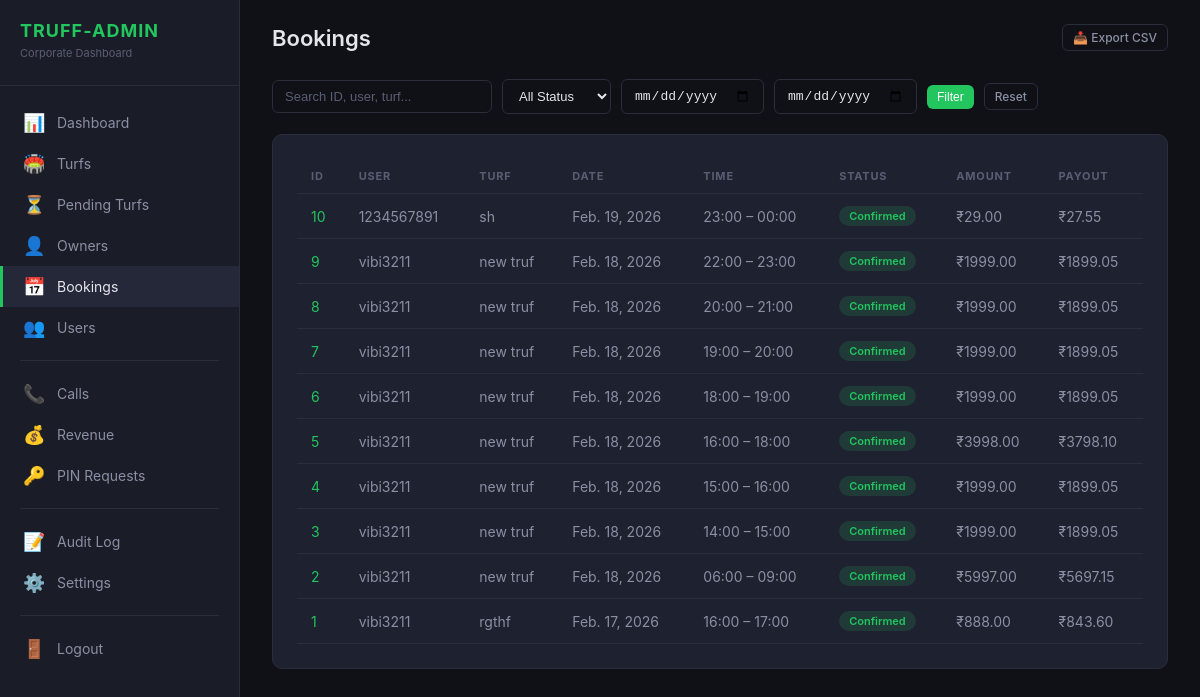
Before: /truff-admin/bookings/ (signed in) with the older database file.
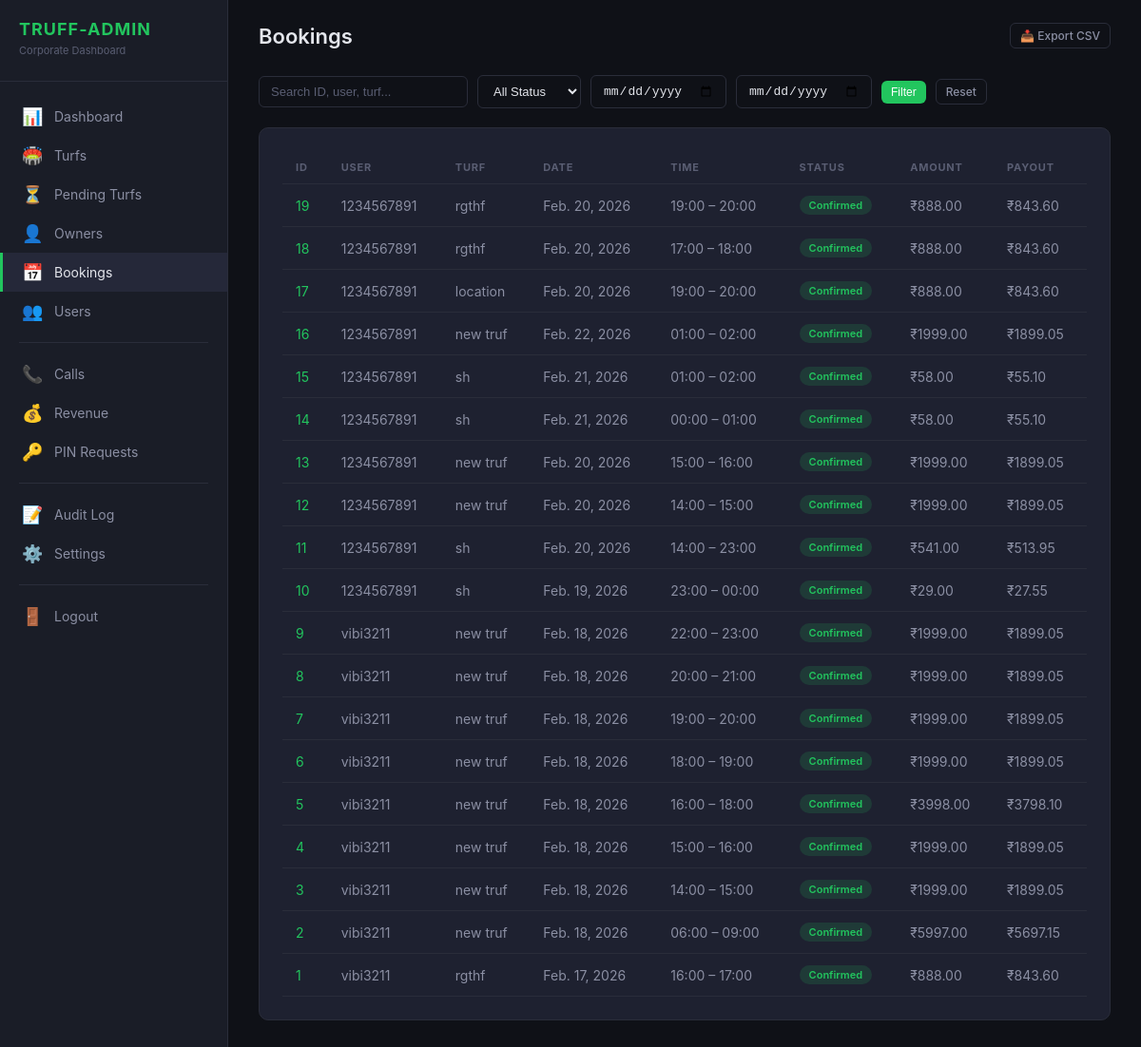
After: the same page with the newer database file.
### bookings/models.py (models this page shows, shortened)
class Booking(models.Model):
    user = models.ForeignKey(
        settings.AUTH_USER_MODEL,
        on_delete=models.CASCADE,
        related_name='bookings',
    )
    turf = models.ForeignKey(
        'turfs.Turf',
        on_delete=models.CASCADE,
        related_name='bookings',
    )
    preview = models.ForeignKey(
        BookingPreview,
        on_delete=models.SET_NULL,
        null=True, blank=True,
        related_name='booking',
    )
    booking_date = models.DateField()
    start_time = models.TimeField()
    end_time = models.TimeField()
    selected_slots = models.JSONField(null=True, blank=True)
    price_per_hour = models.DecimalField(max_digits=10, decimal_places=2, default=Decimal('0.00'))
    total_price = models.DecimalField(max_digits=10, decimal_places=2, default=Decimal('0.00'))
    discount = models.DecimalField(max_digits=10, decimal_places=2, default=Decimal('0.00'))
    final_price = models.DecimalField(max_digits=10, decimal_places=2, default=Decimal('0.00'))
    gst_amount = models.DecimalField(max_digits=10, decimal_places=2, default=Decimal('0.00'))
    commission = models.DecimalField(max_digits=10, decimal_places=2, default=Decimal('0.00'))
    platform_fee = models.DecimalField(max_digits=10, decimal_places=2, default=Decimal('0.00'))
    gst_on_platform_fee = models.DecimalField(max_digits=10, decimal_places=2, default=Decimal('0.00'))
    owner_payout = models.DecimalField(max_digits=10, decimal_places=2, default=Decimal('0.00'))
    payout_status = models.CharField(
        max_length=20,
        choices=PayoutStatus.choices,
        default=PayoutStatus.PENDING,
    )
    is_redeemed = models.BooleanField(default=False)
    credits_used = models.PositiveIntegerField(default=0)
    idempotency_key = models.UUIDField(unique=True, null=True, blank=True)
    booking_status = models.CharField(
        max_length=20,
        choices=BookingStatus.choices,
        default=BookingStatus.PENDING,
    )
    payment_status = models.CharField(
        max_length=20,
        choices=PaymentStatus.choices,
        default=PaymentStatus.PENDING,
    )
    notes = models.TextField(blank=True, null=True)
    cancelled_reason = models.TextField(blank=True, null=True)
    cancelled_at = models.DateTimeField(blank=True, null=True)
    cancelled_by_admin = models.BooleanField(default=False)
    created_at = models.DateTimeField(auto_now_add=True)
    updated_at = models.DateTimeField(auto_now=True)
    class Meta:
        ordering = ['-created_at']
        indexes = [
            models.Index(fields=['user', 'booking_date']),
            models.Index(fields=['turf', 'booking_date']),
            models.Index(fields=['booking_status']),
            models.Index(fields=['idempotency_key']),
        ]

### users/models.py (models this page shows, shortened)
class CustomUser(AbstractUser):
    class UserRole(models.TextChoices):
        USER = 'user', 'Normal User'
        TURF_OWNER = 'turf_owner', 'Turf Owner'
        PLATFORM_ADMIN = 'admin', 'Platform Admin'
    phone_number = models.CharField(max_length=15, blank=True, null=True)
    role = models.CharField(max_length=20, choices=UserRole.choices, default=UserRole.USER)
    profile_picture = models.ImageField(upload_to='profile_pictures/', blank=True, null=True)
    bio = models.TextField(blank=True, null=True)
    is_verified = models.BooleanField(default=False)
    total_bookings = models.PositiveIntegerField(default=0)
    total_credits = models.PositiveIntegerField(default=0)
    used_credits = models.PositiveIntegerField(default=0)
    created_at = models.DateTimeField(auto_now_add=True)
    updated_at = models.DateTimeField(auto_now=True)
    class Meta:
        ordering = ['-created_at']

### turfs/models.py (models this page shows, shortened)
class Turf(models.Model):
    owner = models.ForeignKey(User, on_delete=models.CASCADE, related_name='turfs')
    name = models.CharField(max_length=200)
    description = models.TextField(blank=True, null=True)
    address = models.TextField()
    city = models.CharField(max_length=100)
    state = models.CharField(max_length=100)
    postal_code = models.CharField(max_length=10, blank=True, null=True)
    latitude = models.FloatField()
    longitude = models.FloatField()
    price_per_hour = models.IntegerField(validators=[MinValueValidator(1)])
    max_players = models.IntegerField(default=22, validators=[MinValueValidator(1)])
    status = models.CharField(max_length=20, choices=TurfStatus.choices, default=TurfStatus.PENDING)
    rejection_reason = models.TextField(blank=True, null=True)
    suspend_reason = models.TextField(blank=True, null=True)
    sports = models.ManyToManyField(Sport, related_name='turfs')
    amenities = models.ManyToManyField(Amenity, related_name='turfs')
    rating = models.FloatField(
        default=4.5,
        validators=[MinValueValidator(0.0), MaxValueValidator(5.0)]
    )
    review_count = models.IntegerField(default=0)
    is_active = models.BooleanField(default=False)
    google_maps_share_link = models.URLField(blank=True, null=True)
    created_at = models.DateTimeField(auto_now_add=True)
    updated_at = models.DateTimeField(auto_now=True)
    approved_at = models.DateTimeField(blank=True, null=True)
    approved_by = models.ForeignKey(
        User, on_delete=models.SET_NULL, null=True, blank=True,
        related_name='approved_turfs',
    )
    class Meta:
        ordering = ['-created_at']
        indexes = [
            models.Index(fields=['status', 'is_active']),
            models.Index(fields=['latitude', 'longitude']),
            models.Index(fields=['owner', 'status']),
        ]

### truff_admin_panel/views.py (the view)
# urls.py: path('bookings/', views.BookingListView.as_view(), name='bookings'),
class BookingListView(TruffAdminRequiredMixin, View):
    def get(self, request):
        qs = Booking.objects.select_related('user', 'turf', 'turf__owner').all()
        search = request.GET.get('q', '')
        if search:
            qs = qs.filter(
                Q(id__icontains=search) |
                Q(user__username__icontains=search) |
                Q(turf__name__icontains=search)
            )
        status = request.GET.get('status')
        if status:
            qs = qs.filter(booking_status=status)
        date_from = request.GET.get('date_from')
        if date_from:
            qs = qs.filter(booking_date__gte=date_from)
        date_to = request.GET.get('date_to')
        if date_to:
            qs = qs.filter(booking_date__lte=date_to)
        paginator = Paginator(qs.order_by('-created_at'), 25)
        page = paginator.get_page(request.GET.get('page', 1))
        return render(request, 'truff_admin/bookings_list.html', {
            'page': page,
            'search_query': search,
            'current_status': status or '',
            'date_from': date_from or '',
            'date_to': date_to or '',
            'status_choices': BookingStatus.choices,
        })

### truff_admin_panel/context_processors.py (called while the page is built)
def pending_turf_count(request):
    if not request.user.is_authenticated:
        return {}
    if not (request.user.is_staff or request.user.groups.filter(name='Truff Admin').exists()):
        return {}
    try:
        return {'pending_turf_count': Turf.objects.filter(status=TurfStatus.PENDING).count()}
    except Exception:
        return {'pending_turf_count': 0}

### truff_admin_panel/mixins.py (called while the page is built)
    def test_func(self):
        user = self.request.user
        if not user.is_authenticated:
            return False
        return user.is_staff or user.groups.filter(name='Truff Admin').exists()

### truff_admin_panel/templatetags/truff_tags.py (called while the page is built)
@register.filter
def status_badge(status):
    mapping = {
        'approved': 'badge-success',
        'active': 'badge-success',
        'confirmed': 'badge-success',
        'completed': 'badge-success',
        'paid': 'badge-success',
        'pending': 'badge-warning',
        'processing': 'badge-warning',
        'rejected': 'badge-danger',
        'cancelled': 'badge-danger',
        'failed': 'badge-danger',
        'suspended': 'badge-danger',
    }
    return mapping.get(str(status).lower(), 'badge-secondary')

### truff_admin_panel/templates/truff_admin/bookings_list.html (shortened to what this page needs)
{% extends "truff_admin/base.html" %}
{% load truff_tags %}
{% block content %}
<div class="topbar">
    <h1>Bookings</h1>
    <div class="topbar-actions">
        <a href="/truff-admin/export/bookings/" class="btn btn-outline btn-sm">📥 Export CSV</a>
    </div>
</div>
<div class="filter-bar">
    <form method="get" style="display:flex;gap:10px;flex-wrap:wrap;align-items:center;width:100%;">
        <input type="text" name="q" class="form-input" placeholder="Search ID, user, turf..." value="{{ search_query }}"
            style="width:220px;">
        <select name="status" class="form-select">
            <option value="">All Status</option>
        </select>
        <input type="date" name="date_from" class="form-input" value="{{ date_from }}" title="From date">
        <input type="date" name="date_to" class="form-input" value="{{ date_to }}" title="To date">
        <button type="submit" class="btn btn-primary btn-sm">Filter</button>
        <a href="/truff-admin/bookings/" class="btn btn-outline btn-sm">Reset</a>
    </form>
</div>
<div class="panel">
    <table class="data-table">
        <thead>
            <tr>
                <th>ID</th>
                <th>User</th>
                <th>Turf</th>
                <th>Date</th>
                <th>Time</th>
                <th>Status</th>
                <th>Amount</th>
                <th>Payout</th>
            </tr>
        </thead>
        <tbody>
            {% for b in page %}
            <tr>
                <td><a href="/truff-admin/bookings/{{ b.id }}/">{{ b.id }}</a></td>
                <td>{{ b.user.username }}</td>
                <td>{{ b.turf.name }}</td>
                <td>{{ b.booking_date }}</td>
                <td>{{ b.start_time|time:"H:i" }} – {{ b.end_time|time:"H:i" }}</td>
                <td><span class="badge {{ b.booking_status|status_badge }}">{{ b.booking_status }}</span></td>
                <td>₹{{ b.final_price }}</td>
                <td>₹{{ b.owner_payout }}</td>
            </tr>
            {% empty %}
            <tr>
                <td colspan="8" style="text-align:center;color:var(--text-muted);">No bookings found</td>
            </tr>
            {% endfor %}
        </tbody>
    </table>
</div>
{% endblock %}

Changed rows visible on the page:
added Booking: id "19", user.username "1234567891", turf.name "rgthf", booking_date "Feb. 20, 2026", start_time "19:00", end_time "20:00", booking_status "Confirmed", final_price "888.00", owner_payout "843.60"
added Booking: id "18", user.username "1234567891", turf.name "rgthf", booking_date "Feb. 20, 2026", start_time "17:00", end_time "18:00", booking_status "Confirmed", final_price "888.00", owner_payout "843.60"
added Booking: id "17", user.username "1234567891", turf.name "location", booking_date "Feb. 20, 2026", start_time "19:00", end_time "20:00", booking_status "Confirmed", final_price "888.00", owner_payout "843.60"
added Booking: id "16", user.username "1234567891", turf.name "new truf", booking_date "Feb. 22, 2026", start_time "01:00", end_time "02:00", booking_status "Confirmed", final_price "1999.00", owner_payout "1899.05"
added Booking: id "15", user.username "1234567891", turf.name "sh", booking_date "Feb. 21, 2026", start_time "01:00", end_time "02:00", booking_status "Confirmed", final_price "58.00", owner_payout "55.10"
added Booking: id "14", user.username "1234567891", turf.name "sh", booking_date "Feb. 21, 2026", start_time "00:00", end_time "01:00", booking_status "Confirmed", final_price "58.00", owner_payout "55.10"
added Booking: id "13", user.username "1234567891", turf.name "new truf", booking_date "Feb. 20, 2026", start_time "15:00", end_time "16:00", booking_status "Confirmed", final_price "1999.00", owner_payout "1899.05"
added Booking: id "12", user.username "1234567891", turf.name "new truf", booking_date "Feb. 20, 2026", start_time "14:00", end_time "15:00", booking_status "Confirmed", final_price "1999.00", owner_payout "1899.05"
added Booking: id "11", user.username "1234567891", turf.name "sh", booking_date "Feb. 20, 2026", start_time "14:00", end_time "23:00", booking_status "Confirmed", final_price "541.00", owner_payout "513.95"
